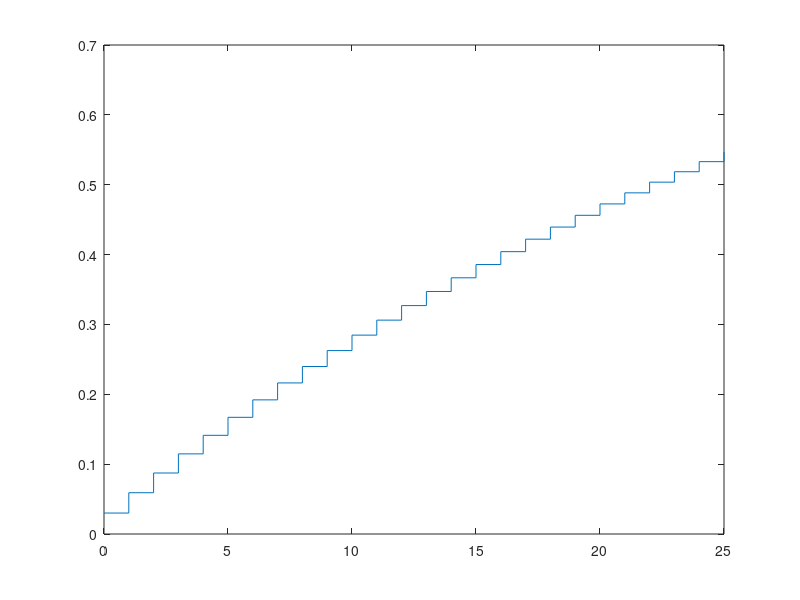

This chart was generated by the following MATLAB code: (Note: this script raises an error after producing the figure.)
%{
@author G. Mizael Mtz. Hdz.
@description Geometric 
@version 1.0.0
@date 2017-12-11
%}
name='G. Mizael Mtz. Hdz.'
string='Distribución Geometrica';
fprintf('%s\n',string);
figure('name','Geometrica');
title('Geometrica');
w=1 - geocdf(25,0.03)
x = 0:25;
y = geocdf(x,0.03);
stairs(x,y)
mean(x)
std(x)
p=0;
p1 = pdf('Geometric',-2:2,0,1);

